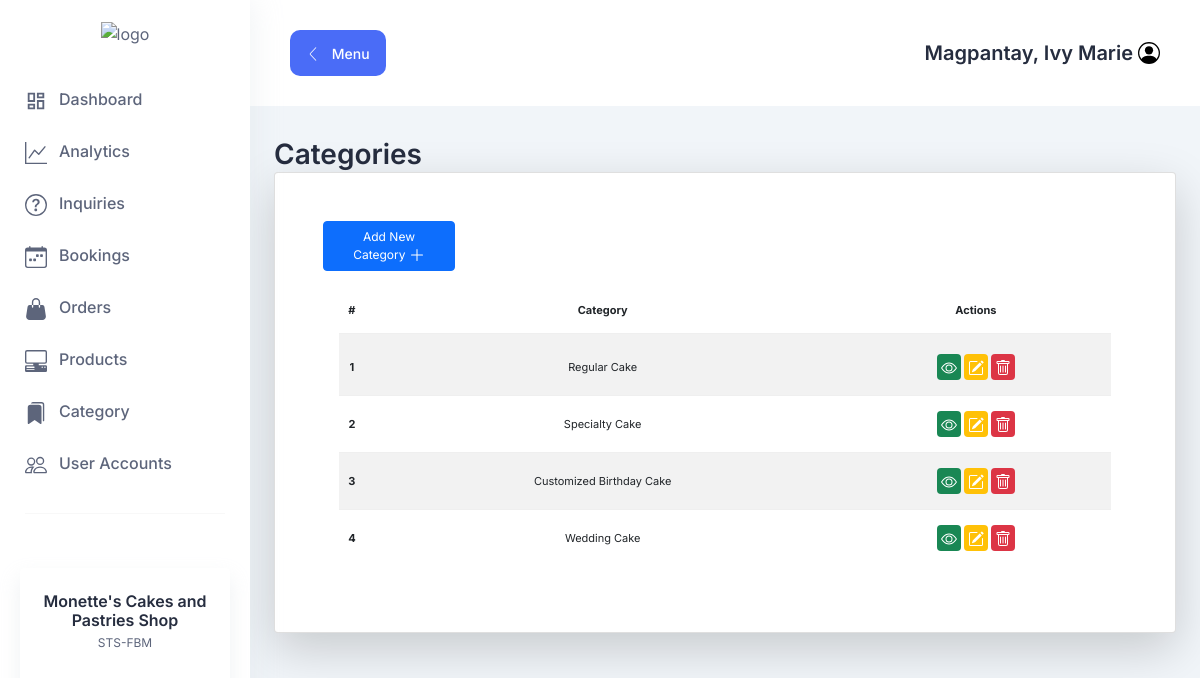
The page /category-list (signed in) on the database as committed earlier.
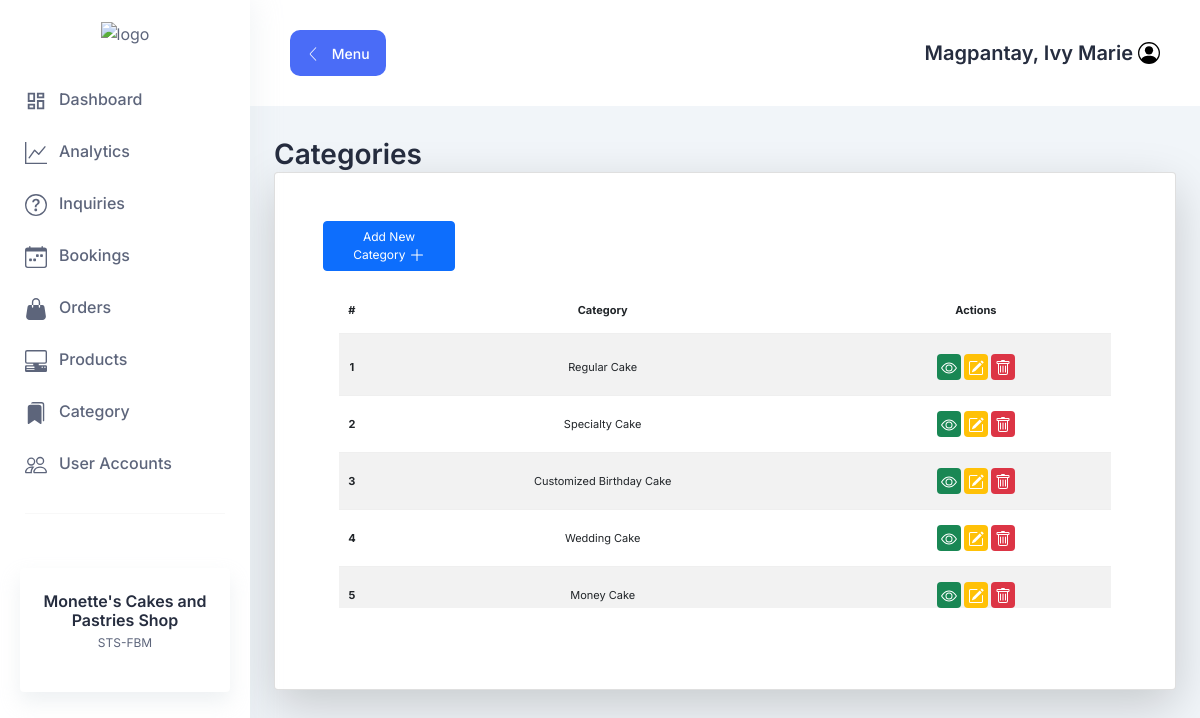
The same page on the database as committed later.
### products/models.py (models this page shows, shortened)
class Category(models.Model):
    category = models.CharField(max_length=255)
    class Meta:
        verbose_name = "Category"

### products/views.py (the view)
# urls.py: path("category-list", category, name="category-list"),
@login_required
def category(request):
   template_name = "category/category_list.html"
   category = Category.objects.all()
   context = {
       "category" : category
   }
   return render (request, template_name, context)

### category/templates/category/category_list.html (shortened to what this page needs)
{% extends 'base.html' %} {% block body %}
<link
  rel="stylesheet"
  type="text/css"
  href="https://cdn.datatables.net/v/bs5/dt-1.11.5/datatables.min.css"
/>
<link
  rel="stylesheet"
  type="text/css"
  href="https://cdn.datatables.net/buttons/2.2.2/css/buttons.dataTables.min.css"
/>
<div class="container-fluid
  mt-2 p-4" style="font-size: 12px;">
  <h2>Categories</h2>
  <div
    class="card p-5 shadow-lg p-3 mb-5 bg-white rounded text-decoration-none"
  >
      <div class="row">
       <div class="col-8">
        <a
      href="{% url 'category-add' %}"
      class="btn btn-primary w-25"
      style="font-size: 12px"
    >
      Add New Category
      <svg
        xmlns="http://www.w3.org/2000/svg"
        width="16"
        height="16"
        fill="currentColor"
        class="bi bi-plus-lg"
        viewBox="0 0 16 16"
      >
        <path
          fill-rule="evenodd"
          d="M8 2a.5.5 0 0 1 .5.5v5h5a.5.5 0 0 1 0 1h-5v5a.5.5 0 0 1-1 0v-5h-5a.5.5 0 0 1 0-1h5v-5A.5.5 0 0 1 8 2Z"
        />
      </svg>
    </a>
  </div>
  <div class="col-4">
  </div>
</div>
<table
  class="table table-striped bg-white p-3"
  id="categoryTable"
  style="font-size: 11px"
>
      <thead>
        <tr class="text-center">
          <th scope="col">#</th>
          <th scope="col">Category</th>
          <th scope="col">Actions</th>
        </tr>
      </thead>
      <tbody>
        {% for list in category %}
        <tr class="text-center">
          <th scope="row">{{forloop.counter}}</th>
          <td>{{list.category}}</td>
          <td>
            <a
              href="{% url 'category-view' list.id %}"
              class="bg-success p-1 text-white rounded"
              style="font-size: 12px"
            >
            </a>
            <a
              href="{% url 'category-update' list.id %}"
              class="bg-warning p-1 text-white rounded"
              style="font-size: 12px"
            >
            </a>
            <a
              href="{% url 'category-delete' list.id %}"
              class="bg-danger p-1 text-white rounded"
              style="font-size: 12px"
            >
            </a>
          </td>
        </tr>
        {% endfor %}
      </tbody>
    </table>
  </div>
</div>
{% endblock %}

Rows that differ between the two databases and show on the page:
added Category: category "Money Cake"
